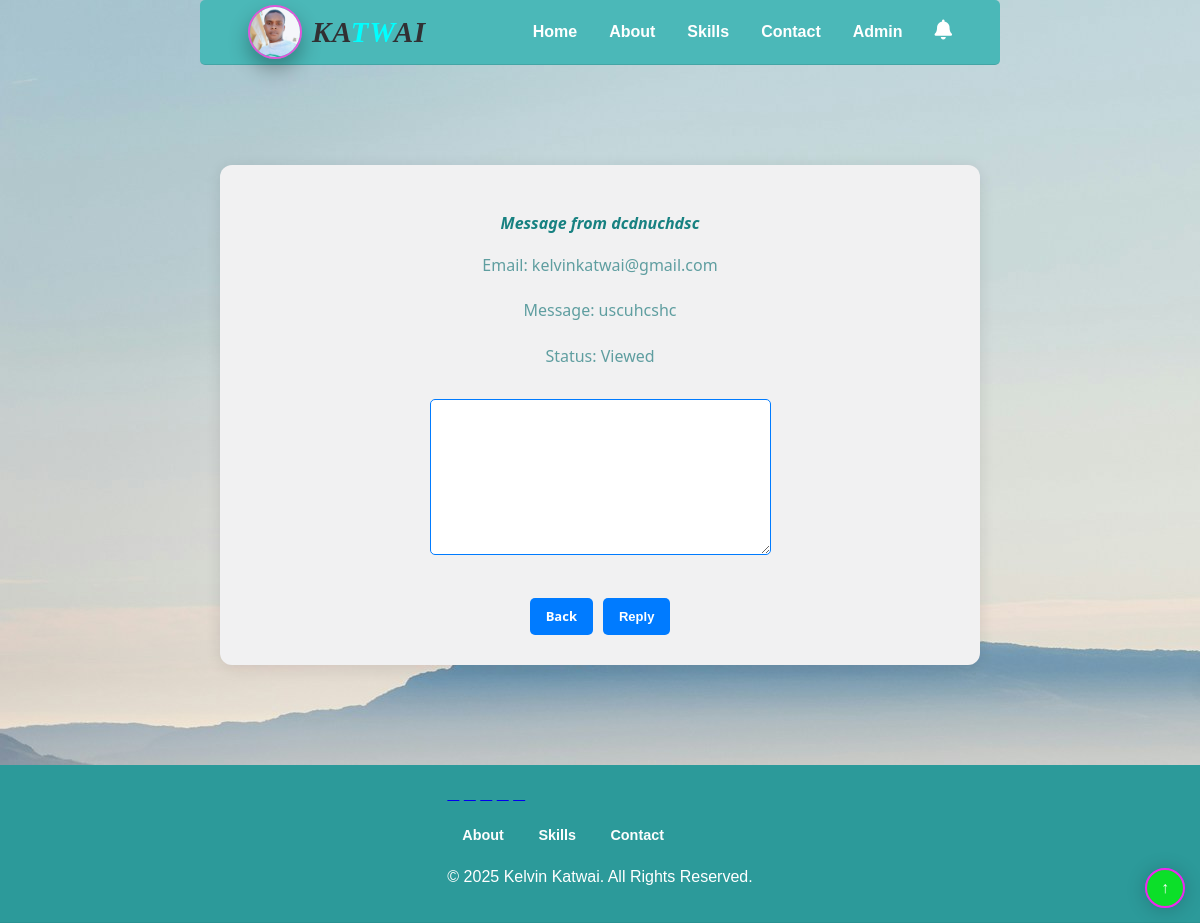
/message/19/ (signed in), run on the app's committed database.
### app/models.py (models this page shows, shortened)
class Message(models.Model):
    full_name = models.CharField(max_length=100)
    email = models.EmailField()
    message = models.TextField()
    STATUS_CHOICES  = [
        ('new', 'New'),
        ('viewed', 'Viewed'),
        ('replied', 'Replied'),
    ]
    status = models.CharField(max_length=10, choices=STATUS_CHOICES, default='new')
    reply = models.TextField(blank=True, null=True)
    created_at = models.DateTimeField(auto_now_add=True)

### app/views.py (the view)
# urls.py: path('message/<int:message_id>/', views.view_message_detail, name='view_message_detail'),
@login_required
@user_passes_test(is_superuser)
def view_message_detail(request, message_id):
    message = get_object_or_404(Message, id=message_id)
    if message.status == 'new':
        message.status = 'viewed'
        message.save()
    if request.method == 'POST':
        form = ReplyForm(request.POST, instance=message)
        if form.is_valid():
            message = form.save(commit=False)
            message.status = 'replied'
            message.save()
            send_mail(
                subject=f"Reply to your message",
                message=message.reply,
                from_email=settings.DEFAULT_FROM_EMAIL,
                recipient_list=[message.email],
            )
            messages.success(request, 'Reply sent successfully!')
            return redirect('view_messages')
    else:
        form = ReplyForm(instance=message)
    return render(request, 'view_message_detail.html', {
        'message': message,
        'form': form
    })

### app/forms.py
class ReplyForm(forms.ModelForm):
    class Meta:
        model = Message
        fields = ['reply']

### app/views.py (called while the page is built)
def is_superuser(user):
    return user.is_superuser

def new_messages_count(request):
    if request.user.is_authenticated and request.user.is_superuser:
        return {'new_messages_count': Message.objects.filter(status='new').count()}
    return {'new_messages_count': 0}

### templates/view_message_detail.html (shortened to what this page needs)
{% extends 'base.html' %}
{% block content %}
<div class="message-detail-container">
  <h3>Message from {{ message.full_name }}</h3>
  <p>Email: {{ message.email }}</p>
  <p>Message: {{ message.message }}</p>
  <p>Status: {{ message.get_status_display }}</p>
  <form id="replyForm" method="POST">
    {{ form.as_p }}
    <div class="buttons">
        <a href="{% url 'view_messages' %}" class="btn-submit">Back</a>
        <button type="submit" class="btn-submit">Reply</button>
    </div>
  </form>
</div>
{% endblock %}

### templates/view_message_detail.html (style rules this page uses)
.message-detail-container { max-width: 700px; margin: 100px auto; padding: 30px; background: #f1f1f2; border-radius: 12px; text-align: center; box-shadow: 0 3px 15px rgba(0,0,0,0.1); font-family: 'Segoe UI', sans-serif; }
.message-detail-container h3 { text-align: center; color: #178181; font-style: oblique; font-size: medium; }
.message-detail-container p { text-align: center; color: cadetblue; margin-bottom: 20px; }
.message-detail-container textarea { margin: 10px 0; border-radius: 5px; outline: none; color: #3fa7aa; border: 1px solid #007bff; }
.buttons { display: flex; justify-content: center; gap: 10px; margin-top: 15px; }
.btn-submit { margin-top: 5px; padding: 8px 16px; text-decoration: none; background-color: #007bff; color: #fff; border-radius: 5px; border: none; cursor: pointer; font-weight: bold; font-size: small; transition: background 0.3s ease; }

### templates/base.html (style rules this page uses)
body { margin: 0; font-family: 'Poppins', sans-serif; color: #333; line-height: 1.6; background-image: url(static/images/about5.jpg); background-repeat: no-repeat; }

### data on the page
Message: full_name "dcdnuchdsc", email "kelvinkatwai@gmail.com", message "uscuhcshc", status "Viewed"
